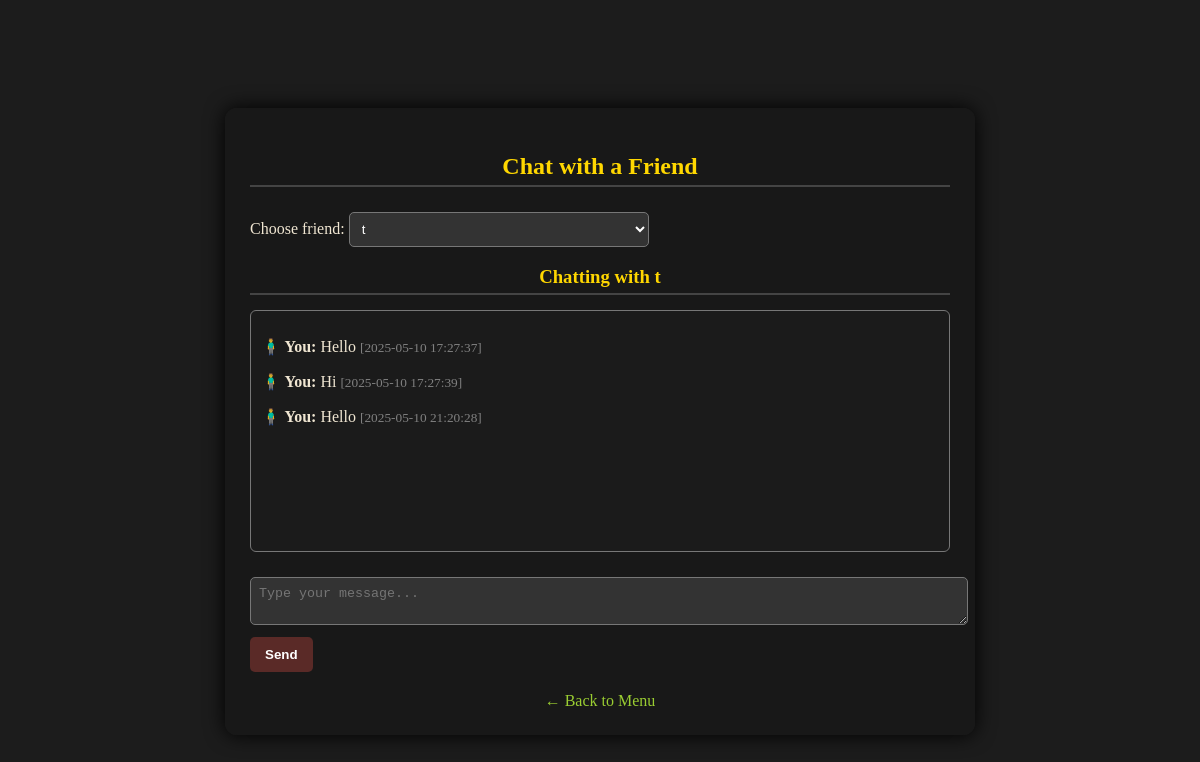
The page /update/chat.php?chat_with=8 (signed in) on the database its author committed.
### tables this page shows
CREATE TABLE `users` (
  `user_id` int(11) NOT NULL,
  `username` varchar(50) DEFAULT NULL,
  `email` varchar(100) DEFAULT NULL,
  `password_hash` varchar(255) DEFAULT NULL,
  `role` enum('Player','GuildMaster') DEFAULT 'Player'
);

CREATE TABLE `chatmessages` (
  `msg_id` int(11) NOT NULL,
  `sender_id` int(11) NOT NULL,
  `receiver_id` int(11) NOT NULL,
  `message` text NOT NULL,
  `sent_at` datetime DEFAULT current_timestamp()
);

### update/chat.php (the view, shortened to what this page needs)
<?php
include 'db.php';
$user_id = $_SESSION['user_id'];
$chat_with = $_POST['friend_id'] ?? $_GET['chat_with'] ?? null;
$friends_query = mysqli_query($conn,
    "SELECT U.user_id, U.username
     FROM FriendRequests F
     JOIN Users U ON (
         (U.user_id = F.sender_id AND F.receiver_id = $user_id)
         OR (U.user_id = F.receiver_id AND F.sender_id = $user_id)
     )
     WHERE F.status = 'Accepted' AND U.user_id != $user_id"
);
?>
<!DOCTYPE html>
<html>
<head>
    <link rel="stylesheet" type="text/css" href="style.css">
</head>
<body>
<div class="chat-container">
    <h2> Chat with a Friend</h2>
    <form method="post">
        <label>Choose friend: </label>
        <select name="friend_id" required onchange="this.form.submit()">
            <?php while ($row = mysqli_fetch_assoc($friends_query)) {
                $selected = ($chat_with == $row['user_id']) ? 'selected' : '';
                echo "<option value='{$row['user_id']}' $selected>{$row['username']}</option>";
            } ?>
        </select>
    </form>
    <?php if ($chat_with): ?>
        <h3>Chatting with
            <?php
            $res = mysqli_query($conn, "SELECT username FROM Users WHERE user_id = $chat_with");
            $name = mysqli_fetch_assoc($res)['username'];
            echo $name;
            ?>
        </h3>
        <div class="chat-box">
            <?php
            $chat_query = mysqli_query($conn,
                "SELECT sender_id, message, sent_at FROM ChatMessages
                 WHERE (sender_id = $user_id AND receiver_id = $chat_with)
                    OR (sender_id = $chat_with AND receiver_id = $user_id)
                 ORDER BY sent_at ASC");
            while ($row = mysqli_fetch_assoc($chat_query)) {
                $sender = ($row['sender_id'] == $user_id) ? "🧍‍♂️ You" : $name;
                echo "<p><strong>$sender:</strong> {$row['message']} <small style='color:gray'>[{$row['sent_at']}]</small></p>";
            }
            ?>
        </div>
        <form method="post">
            <textarea name="message" rows="2" placeholder="Type your message..." required></textarea>
            <button type="submit" name="send">Send</button>
        </form>
    <?php endif; ?>
    <div class="back-link">
        <a href="menu.php">← Back to Menu</a>
    </div>
</div>
</body>
</html>

### update/style.css (style rules this page uses)
body { background-color: #1c1c1c; color: #f0e6d2; font-family: 'Georgia', serif; padding: 20px; }
h2, h3 { color: #ffd700; border-bottom: 2px solid #444; padding-bottom: 5px; margin-bottom: 15px; }
input[type="text"], input[type="password"], select { padding: 8px; background-color: #333; color: #ffd700; border: 1px solid #777; margin-top: 5px; width: 100%; max-width: 300px; }
button { background-color: #5a2a27; color: #fff; border: none; padding: 10px 15px; margin-top: 10px; cursor: pointer; font-weight: bold; border-radius: 5px; }
a { color: #9acd32; text-decoration: none; }

### update/chat.php (style rules this page uses)
.chat-container { max-width: 700px; margin: 80px auto; background-color: rgba(25, 25, 25, 0.9); padding: 25px; border-radius: 12px; box-shadow: 0 0 20px #000; color: #f0e6d2; }
.chat-container h2, .chat-container h3 { text-align: center; color: #ffd700; }
select, textarea { width: 100%; padding: 8px; margin-top: 10px; background-color: #333; color: #fff; border: 1px solid #777; border-radius: 5px; }
.chat-box { border: 1px solid #777; padding: 10px; height: 220px; overflow-y: scroll; background-color: #1b1b1b; margin: 15px 0; border-radius: 6px; }
.chat-box p { margin-bottom: 6px; }
button { margin-top: 8px; }
.back-link { text-align: center; margin-top: 20px; }
.back-link a { color: #9acd32; }

### rows shown on the page
users: username "t"
chatmessages: sender "🧍‍♂️ You", message "Hello", sent_at "2025-05-10 17:27:37"
chatmessages: sender "🧍‍♂️ You", message "Hi", sent_at "2025-05-10 17:27:39"
chatmessages: sender "🧍‍♂️ You", message "Hello", sent_at "2025-05-10 21:20:28"

### other values the page prints
form field friend_id "t"
